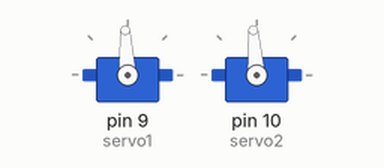
Recording of a sketch running on a simulated Arduino Uno, built with avr-gcc and run on an emulated ATmega328P. Parts: 2 × servo. What the sketch prints to the serial monitor is not drawn.

Above: at 0.05 s.
At 0.95 s:
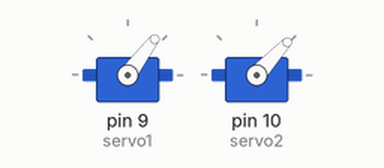
At 1.3 s:
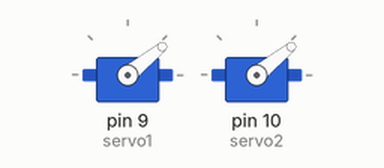
At 1.65 s:
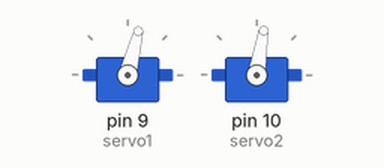
Timing chart, 0 to 4.0 s (numbered marks = the images above):
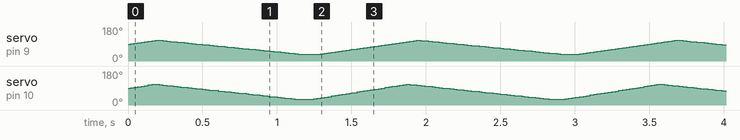

The sketch:

arduino_uno_ondas.ino
```cpp
#include <Servo.h>

// ---------------- SERVO 1 ----------------
Servo servo1;
int posicaoServo1 = 90;
int sentidoServo1 = 0;
int terminoServo1 = 0;

int posicaoInicialServo1 = 35;
int posicaoFinalServo1 = 110;
int tempoIdaServo1 = 600;
int tempoVoltaServo1 = 900;
int tempoParadoServo1 = 100;

int controleServo1 = 1;

unsigned long deteccaoServo1 = 0;
unsigned long deteccaoIntervaloServo1 = 0;

// ---------------- SERVO 2 ----------------
Servo servo2;
int posicaoServo2 = 90;
int sentidoServo2 = 0;
int terminoServo2 = 0;

int posicaoInicialServo2 = 30;
int posicaoFinalServo2 = 110;
int tempoIdaServo2 = 600;
int tempoVoltaServo2 = 900;
int tempoParadoServo2 = 100;

int controleServo2 = 1;

unsigned long deteccaoServo2 = 0;
unsigned long deteccaoIntervaloServo2 = 0;

void setup() {
  // put your setup code here, to run once:
  Serial.begin(115200);
  //Serial.begin(9600);

  servo1.attach(9);
  servo2.attach(10);

  servo1.write(posicaoServo1);
  servo2.write(posicaoServo2);
}

void loop() {
  // put your main code here, to run repeatedly:

  // SERVO 1 -----------------------------------------
  if (controleServo1 == 1) {

    if (terminoServo1 == 0) {

      if (sentidoServo1 == 0) {  // indo
        if (millis() > deteccaoServo1 + tempoIdaServo1 / max(1, (posicaoFinalServo1 - posicaoInicialServo1))) {
          Serial.println(posicaoServo1);
          servo1.write(posicaoServo1);
          posicaoServo1++;
          deteccaoServo1 = millis();
        }
      } else {  // voltando
        if (millis() > deteccaoServo1 + tempoVoltaServo1 / max(1, (posicaoFinalServo1 - posicaoInicialServo1))) {
          Serial.println(posicaoServo1);
          servo1.write(posicaoServo1);
          posicaoServo1--;
          deteccaoServo1 = millis();
        }
      }

      if (posicaoServo1 >= posicaoFinalServo1) sentidoServo1 = 1;
      if (posicaoServo1 <= posicaoInicialServo1) {
        if (sentidoServo1 == 1) {
          terminoServo1 = 1;
          deteccaoIntervaloServo1 = millis();
        }
        sentidoServo1 = 0;
      }
    }

    if (terminoServo1 == 1 && millis() > deteccaoIntervaloServo1 + tempoParadoServo1) {
      terminoServo1 = 0;
    }

  } else {
    servo1.write(90);
  }


  // SERVO 2 -----------------------------------------
  if (controleServo2 == 1) {

    if (terminoServo2 == 0) {

      if (sentidoServo2 == 0) {
        if (millis() > deteccaoServo2 + tempoIdaServo2 / max(1, (posicaoFinalServo2 - posicaoInicialServo2))) {
          servo2.write(posicaoServo2);
          posicaoServo2++;
          deteccaoServo2 = millis();
        }
      } else {
        if (millis() > deteccaoServo2 + tempoVoltaServo2 / max(1, (posicaoFinalServo2 - posicaoInicialServo2))) {
          servo2.write(posicaoServo2);
          posicaoServo2--;
          deteccaoServo2 = millis();
        }
      }

      if (posicaoServo2 >= posicaoFinalServo2) sentidoServo2 = 1;
      if (posicaoServo2 <= posicaoInicialServo2) {
        if (sentidoServo2 == 1) {
          terminoServo2 = 1;
          deteccaoIntervaloServo2 = millis();
        }
        sentidoServo2 = 0;
      }
    }

    if (terminoServo2 == 1 && millis() > deteccaoIntervaloServo2 + tempoParadoServo2) {
      terminoServo2 = 0;
    }

  } else {
    servo2.write(90);
  }
}
```
